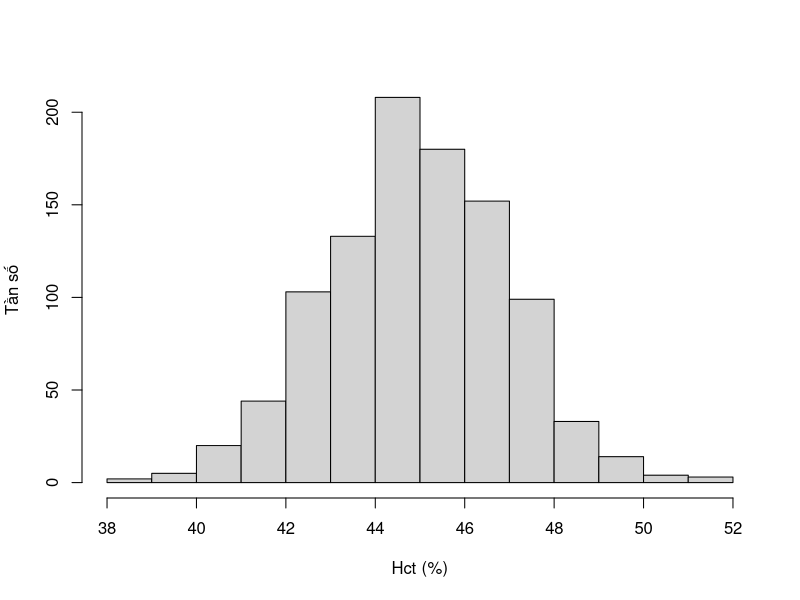
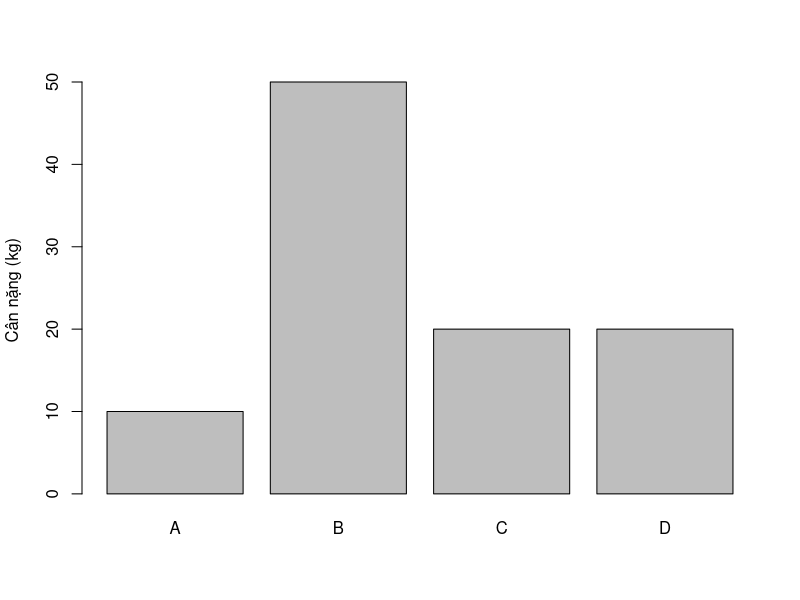
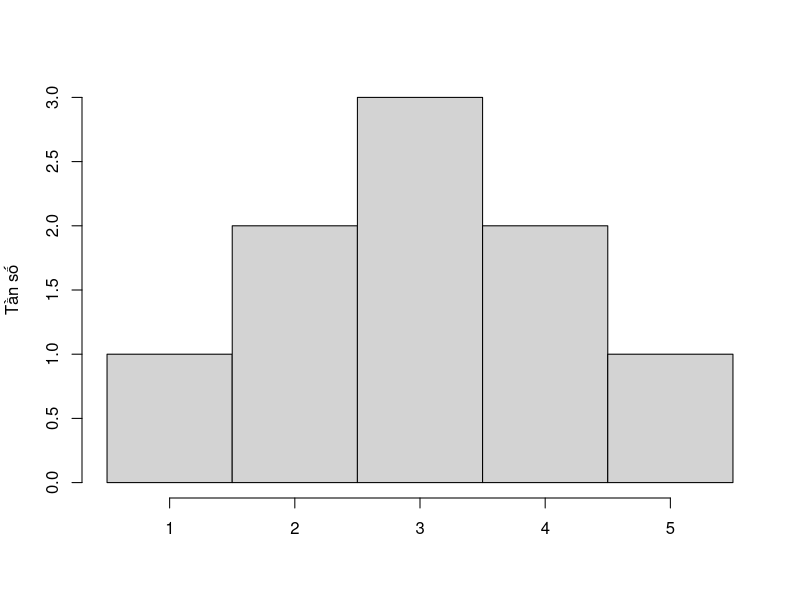
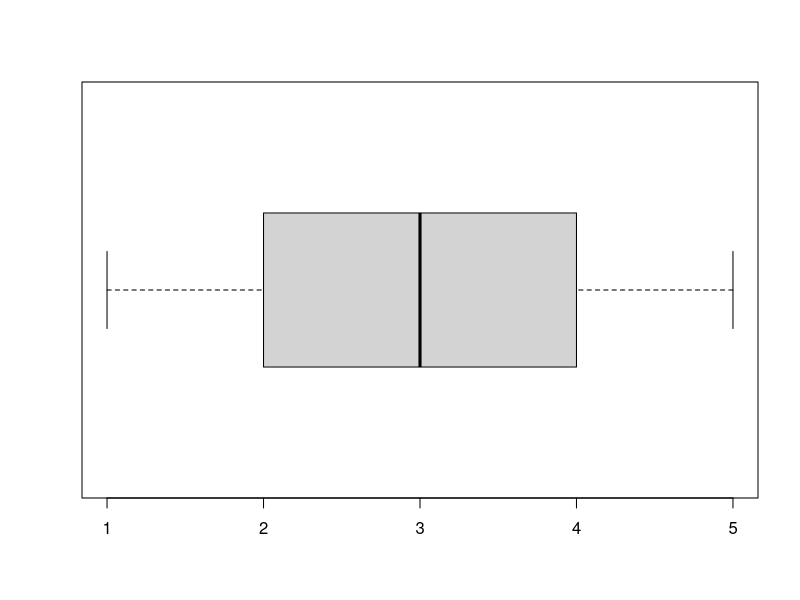

Recreate these plots in R, in order.
## ---- chunk 1
dat <- data.frame(id = c("001", "002", "003", "003"),
                  ngaysinh = c("2013-05-08", "2018-12-03", "2013-12-20", "2013-12-20"),
                  ngaync   = c(NA, "2018-02-03", "2018-12-13", "2018-12-13"),
                  gioitinh = c("Nam", "Nữ", "Nam", "Nam"),
                  hct0     = c(49, 250, 50, 50),
                  cannang_kg  = c(10, 50, 20, 20))
knitr::kable(
  dat, caption = 'Ví dụ về bảng dữ liệu',
  booktabs = TRUE
)
## ---- chunk 2
set.seed(42)
df <- rnorm(1000, 45, 2)
hist(df, xlab = "Hct (%)", ylab = "Tần số", main = NULL)
## ---- chunk 3
cannang_kg  <- c(10, 50, 20, 20)
barplot(cannang_kg, names.arg = c("A", "B", "C", "D"), ylab = "Cân nặng (kg)")
## ---- chunk 4
cat("    3\n  2 3 4\n1 2 3 4 5")
## ---- chunk 5
df <- c(1, 5, 2, 3, 4, 3, 4, 2, 3)
tmp <- hist(df, breaks=0:max(df), xaxt="n", right=TRUE, freq=TRUE, main = NULL, axes = F, xlab = NULL, ylab = "Tần số")
axis(1, at=tmp$mids, labels=c("1","2","3","4","5"))
axis(2)
## ---- chunk 6
df <- c(1, 5, 2, 3, 4, 3, 4, 2, 3)
boxplot(df, horizontal = T)
